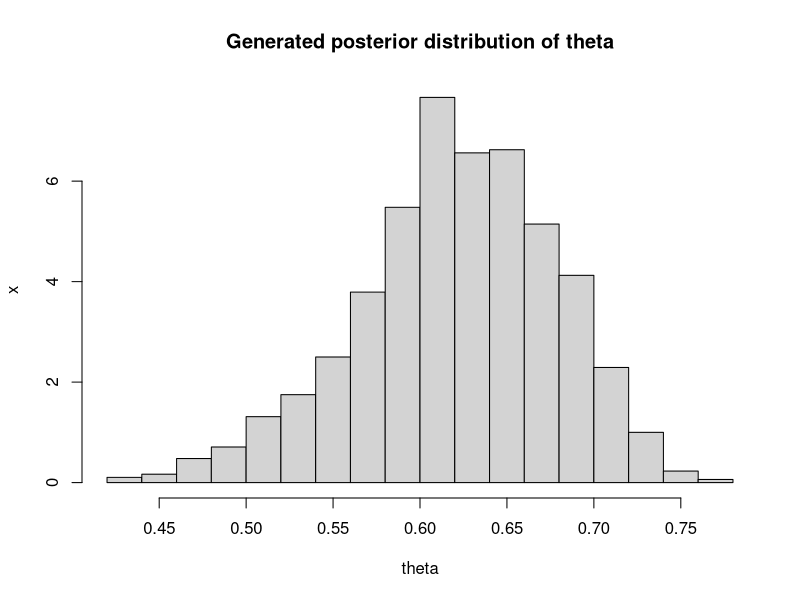
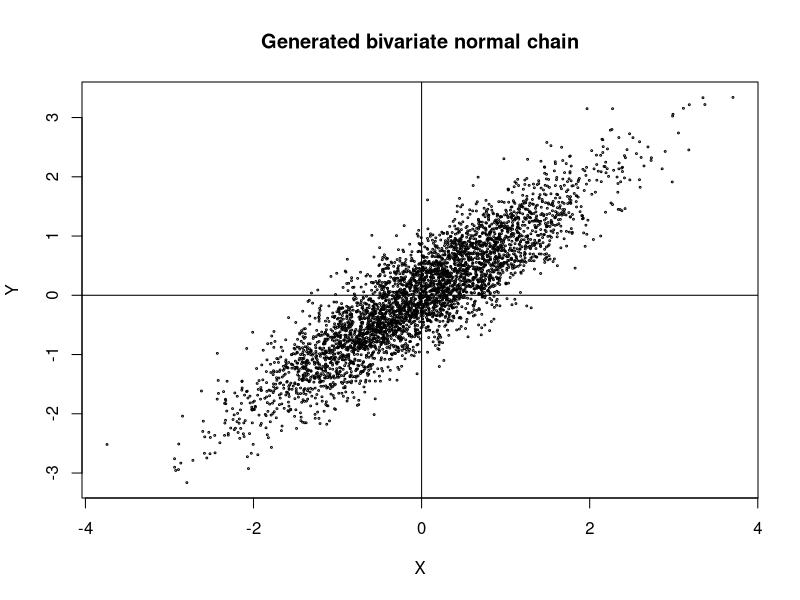
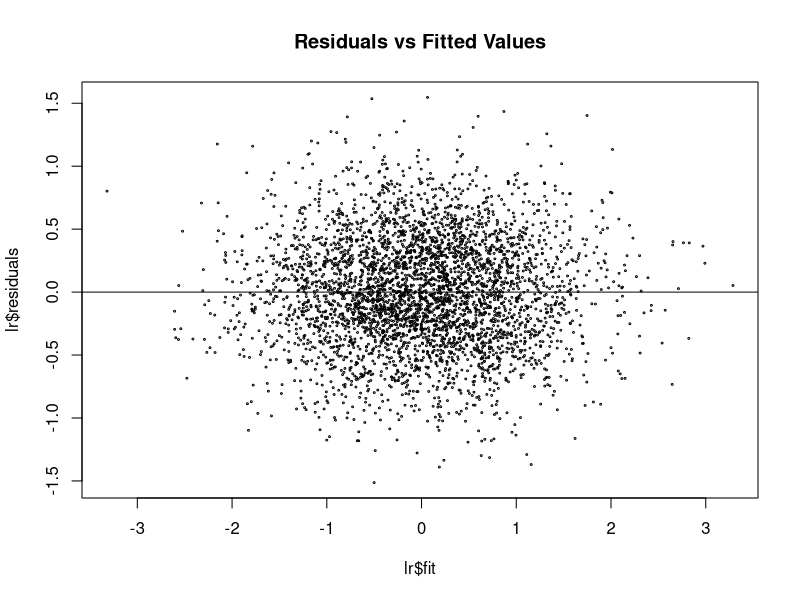
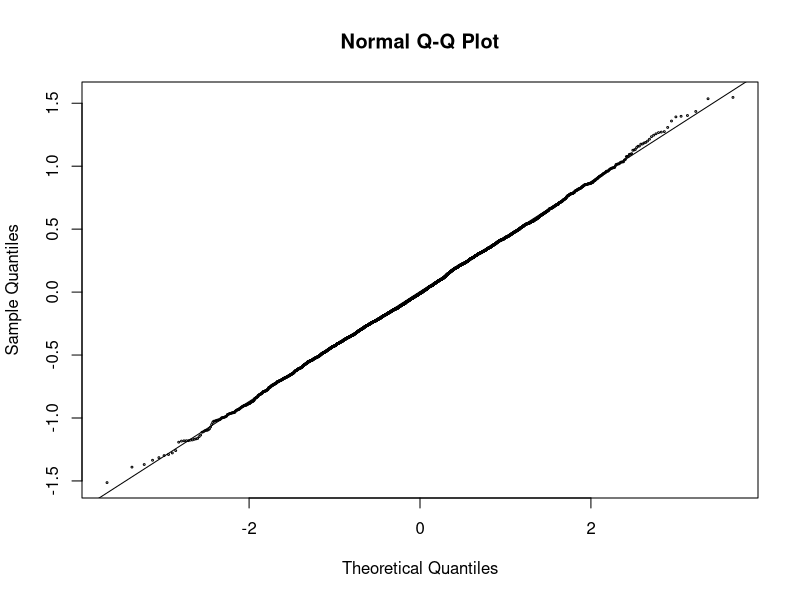
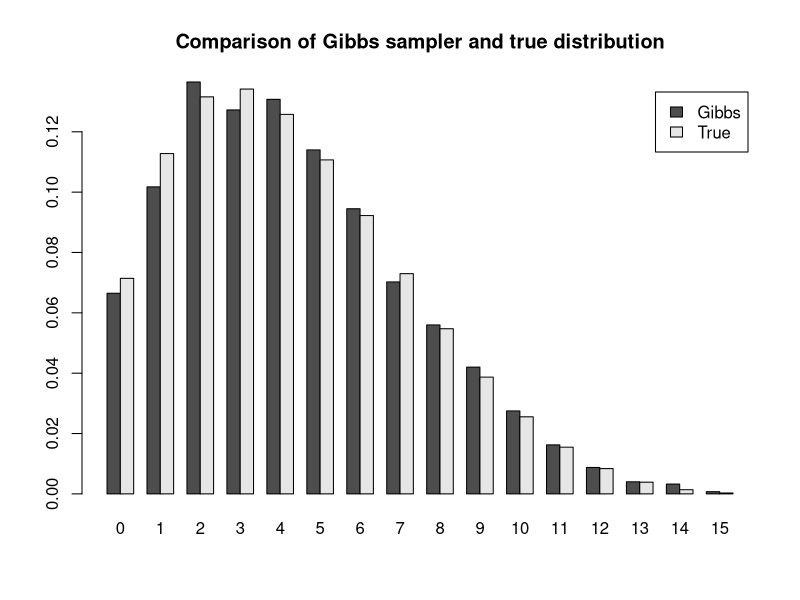
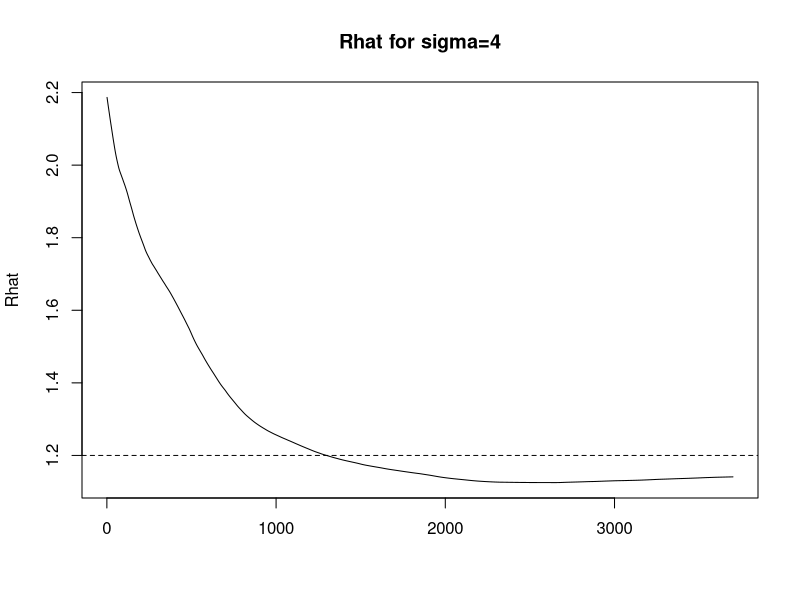
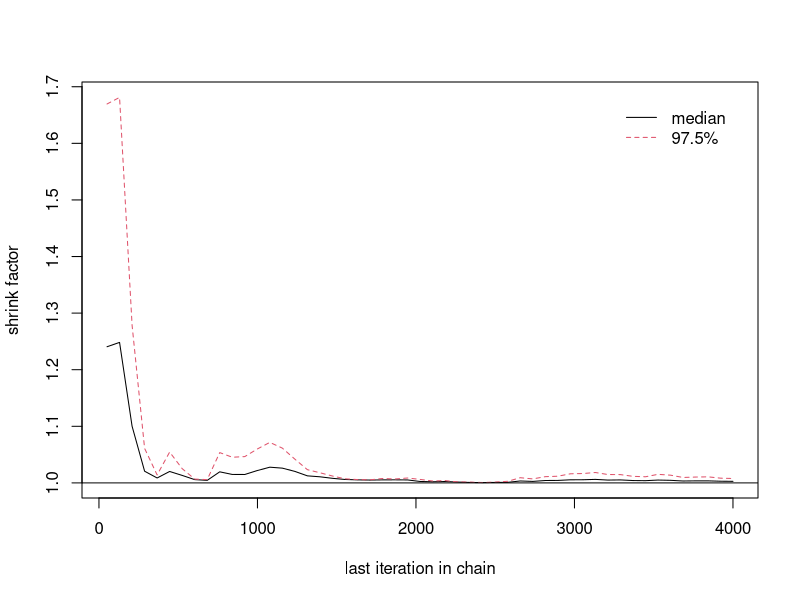

Source code (R) for these figures, in order:
## ---- chunk 1
knitr::opts_chunk$set(warning = FALSE, cache = TRUE, message = TRUE, fig.align = "center")
## ---- chunk 2
obs <- c(125, 18, 20, 34)
post <- function(theta){
  if (theta > 0 && theta < 1)
  (2+theta)^obs[1]*(1-theta)^(obs[2]+obs[3])*theta^obs[4]
  else 0
}
m <- 3000
burn <- 600
w <- .1
x <- numeric(m)
set.seed(124)
x[1] <- .1

u <- runif(m)  # for acceptance probability
v <- runif(m, -w, w)  # for proposal distribution
for (i in 2:m){
  y <- x[i-1] + v[i]
  if (u[i] <= post(y)/post(x[i-1])){
    x[i] <- y
  } else {
    x[i] <- x[i-1]
  }
}
xb <- x[(burn+1):m]
theta.hat <- mean(xb)
theta.hat
p <- c(0.5 + theta.hat/4, (1 - theta.hat)/4, (1 - theta.hat)/4,
theta.hat/4)
cat("Estimates:",p*sum(obs))

hist(xb, prob = TRUE, breaks = "Scott", xlab = "theta",
ylab = "x", main = "Generated posterior distribution of theta")
## ---- chunk 3
# initialize constants and parameters
N <- 5000
burn <- 1000
X <- matrix(0, N, 2)  # the chain
rho <- .9 # correlation
mu1 <- 0
mu2 <- 0
sigma1 <- 1
sigma2 <- 1
s1 <- sqrt(1-rho^2)*sigma1
s2 <- sqrt(1-rho^2)*sigma2

# generate the chain
X[1, ] <- c(mu1, mu2)
for (i in 2:N) {
  x2 <- X[i-1, 2]
  m1 <- mu1 + rho * (x2 - mu2) * sigma1/sigma2
  X[i, 1] <- rnorm(1, m1, s1)
  x1 <- X[i, 1]
  m2 <- mu2 + rho * (x1 - mu1) * sigma2/sigma1
  X[i, 2] <- rnorm(1, m2, s2)
}
b <- burn + 1
x <- X[b:N, ]
X <- x[, 1]
Y <- x[, 2]

# plot the chain
plot(X, Y, cex=.25, main = "Generated bivariate normal chain")
abline(h = 0, v = 0)

# linear regression
lr <- lm(Y ~ X)
lr

# residual analysis
plot(lr$fit, lr$residuals, cex=.25, main = "Residuals vs Fitted Values")
abline(h = 0)
qqnorm(lr$residuals, cex=.25)
qqline(lr$residuals)
## ---- chunk 4
N <- 5000
burn <- 1000
a <- 2
b <- 5
n <- 15
x <- y <- numeric(N)
x[1] <- rbinom(1, n, .5)
y[1] <- rbeta(1, x[1] + a, n - x[1] + b)

for(i in 2:N){
  x[i] <- rbinom(1, n, y[i-1])
  y[i] <- rbeta(1, x[i] + a, n - x[i] + b)
}
xb <- x[(burn+1):N]
est <- table(xb)/length(xb)

# compare with the true distribution
i <- 0:n
fx <-  choose(n, i) * beta(i + a, n - i + b) / beta(a, b)
round(rbind(est, fx), 3)
barplot(rbind(est, fx), beside = TRUE, names.arg = i, legend.text = c("Gibbs", "True"), main = "Comparison of Gibbs sampler and true distribution")
## ---- chunk 5
# Gelman-Rubin method
Gelman.Rubin <- function(psi) {
  psi <- as.matrix(psi)
  n <- ncol(psi)
  k <- nrow(psi)
  
  psi.means <- rowMeans(psi)
  B <- n * var(psi.means)  # between-chain variance estimate
  psi.w <- apply(psi, 1, "var")  # within-chain variances
  W <- mean(psi.w)  # within-chain variance estimate
  v.hat <- W*(n-1)/n + (B/n)
  r.hat <- v.hat / W
  return(r.hat)
}

# Rayleigh density
f <- function(x, sigma) {
  if (any(x < 0)) return (0)
  stopifnot(sigma > 0)
  return((x / sigma^2) * exp(-x^2 / (2*sigma^2)))
}

# generate one chain for a Rayleigh distribution
set.seed(1234)
raychain <- function(sigma, N, X1) {
  x <- rep(0, N)
  x[1] <- X1
  u <- runif(N)
  for (i in 2:N) {
    xt <- x[i-1]
    y <- rchisq(1, df=xt)
    num <- f(y, sigma) * dchisq(xt, df=y)
    den <- f(xt, sigma) * dchisq(y, df=xt)
    if (u[i] <= num/den) x[i] <- y else
    x[i] <- xt
  }
  return(x)
}

sigma <- 4
k <- 4 # number of chains
m <- 4000 # length of chains
b <- 300 # burn-in length

x0 <- c(0.125, 0.25, 4, 16) # initial values

# generate k chains
X <- matrix(0, nrow=k, ncol=m)
for (i in 1:k) {
  X[i,] <- raychain(sigma, m, x0[i])
}

# check for convergence by Gelman-Rubin method
psi <- t(apply(X, 1, cumsum))
for (i in 1:nrow(psi)) psi[i, ] <- psi[i, ]/(1:ncol(psi))
rhat <- Gelman.Rubin(psi)
rhat

# plot the sequence of R-hat statistics
rhat <- rep(0, m)
for (j in (b+1):m)
  rhat[j] <- Gelman.Rubin(psi[,1:j])
plot(rhat[(b+1):m], type="l", xlab="", ylab="Rhat", main="Rhat for sigma=4")
abline(h=1.2, lty=2)

# use coda package to check for convergence
library(coda)
X1 <- as.mcmc(X[1,])
X2 <- as.mcmc(X[2,])
X3 <- as.mcmc(X[3,])
X4 <- as.mcmc(X[4,])
Y <- mcmc.list(X1, X2, X3, X4)
gelman.diag(Y)
gelman.plot(Y)
